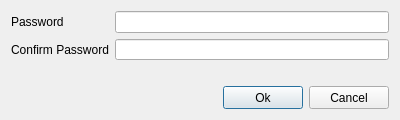
<?xml version="1.0" encoding="UTF-8"?>
<ui version="4.0">
 <class>NewPasswordField</class>
 <widget class="QDialog" name="NewPasswordField">
  <property name="geometry">
   <rect>
    <x>0</x>
    <y>0</y>
    <width>400</width>
    <height>120</height>
   </rect>
  </property>
  <property name="minimumSize">
   <size>
    <width>400</width>
    <height>120</height>
   </size>
  </property>
  <property name="maximumSize">
   <size>
    <width>400</width>
    <height>120</height>
   </size>
  </property>
  <property name="windowTitle">
   <string>Enter New Password</string>
  </property>
  <layout class="QVBoxLayout" name="verticalLayout_3">
   <item>
    <layout class="QHBoxLayout" name="horizontalLayout">
     <item>
      <layout class="QVBoxLayout" name="verticalLayout">
       <item>
        <widget class="QLabel" name="label">
         <property name="text">
          <string>Password</string>
         </property>
        </widget>
       </item>
       <item>
        <widget class="QLabel" name="label_2">
         <property name="text">
          <string>Confirm Password</string>
         </property>
        </widget>
       </item>
      </layout>
     </item>
     <item>
      <layout class="QVBoxLayout" name="verticalLayout_2">
       <item>
        <widget class="QLineEdit" name="lnedPassword">
         <property name="inputMethodHints">
          <set>Qt::ImhHiddenText|Qt::ImhNoAutoUppercase|Qt::ImhNoPredictiveText|Qt::ImhSensitiveData</set>
         </property>
         <property name="echoMode">
          <enum>QLineEdit::Password</enum>
         </property>
        </widget>
       </item>
       <item>
        <widget class="QLineEdit" name="lnedConfirmPassword">
         <property name="inputMethodHints">
          <set>Qt::ImhHiddenText|Qt::ImhNoAutoUppercase|Qt::ImhNoPredictiveText|Qt::ImhSensitiveData</set>
         </property>
         <property name="echoMode">
          <enum>QLineEdit::Password</enum>
         </property>
        </widget>
       </item>
      </layout>
     </item>
    </layout>
   </item>
   <item>
    <widget class="QLabel" name="labErrorMessage">
     <property name="text">
      <string/>
     </property>
    </widget>
   </item>
   <item>
    <layout class="QHBoxLayout" name="horizontalLayout_2">
     <item>
      <spacer name="horizontalSpacer">
       <property name="orientation">
        <enum>Qt::Horizontal</enum>
       </property>
       <property name="sizeHint" stdset="0">
        <size>
         <width>40</width>
         <height>20</height>
        </size>
       </property>
      </spacer>
     </item>
     <item>
      <widget class="QPushButton" name="pushButton">
       <property name="minimumSize">
        <size>
         <width>75</width>
         <height>23</height>
        </size>
       </property>
       <property name="text">
        <string>Ok</string>
       </property>
      </widget>
     </item>
     <item>
      <widget class="QPushButton" name="pushButton_2">
       <property name="minimumSize">
        <size>
         <width>75</width>
         <height>23</height>
        </size>
       </property>
       <property name="text">
        <string>Cancel</string>
       </property>
      </widget>
     </item>
    </layout>
   </item>
  </layout>
 </widget>
 <resources/>
 <connections>
  <connection>
   <sender>pushButton_2</sender>
   <signal>clicked()</signal>
   <receiver>NewPasswordField</receiver>
   <slot>close()</slot>
   <hints>
    <hint type="sourcelabel">
     <x>357</x>
     <y>97</y>
    </hint>
    <hint type="destinationlabel">
     <x>482</x>
     <y>329</y>
    </hint>
   </hints>
  </connection>
  <connection>
   <sender>lnedConfirmPassword</sender>
   <signal>textChanged(QString)</signal>
   <receiver>NewPasswordField</receiver>
   <slot>onReenterPasswordChanged(QString)</slot>
   <hints>
    <hint type="sourcelabel">
     <x>187</x>
     <y>45</y>
    </hint>
    <hint type="destinationlabel">
     <x>221</x>
     <y>344</y>
    </hint>
   </hints>
  </connection>
 </connections>
 <slots>
  <slot>onReenterPasswordChanged(QString)</slot>
 </slots>
</ui>
